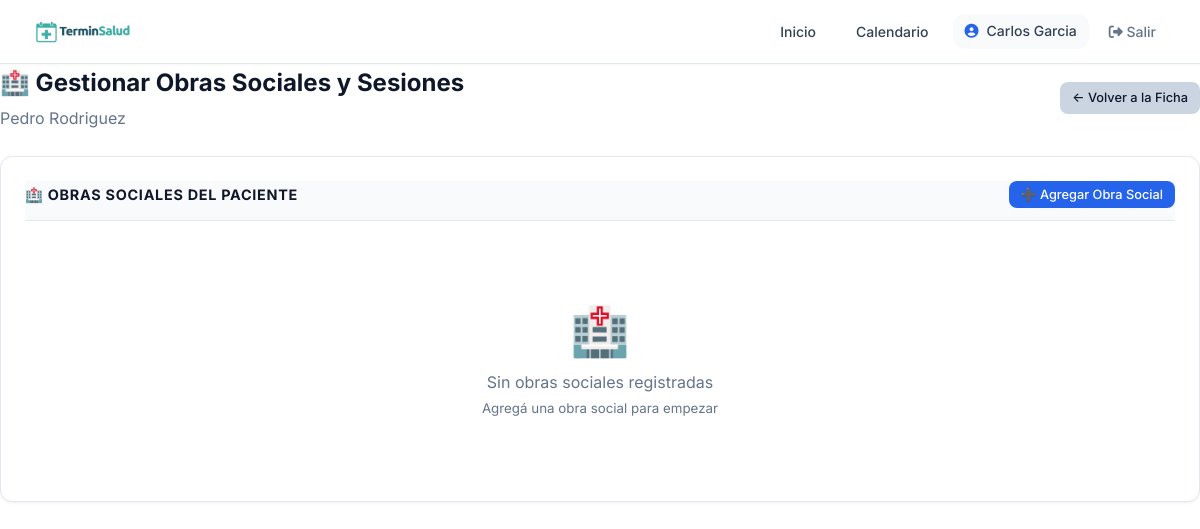
/pacientes/66/gestionar-obras-sociales/ (signed in), run on the app's committed database.
### usuarios/models.py (models this page shows, shortened)
class Usuario(AbstractUser):
    ROLES = [
        ('admin', 'Administrador'),
        ('profesional', 'Profesional'),
        ('secretaria', 'Secretaría'),
        ('paciente', 'Paciente'),
    ]
    rol = models.CharField(max_length=20, choices=ROLES, default='paciente')
    telefono = models.CharField(max_length=20, blank=True)
    establecimiento = models.ForeignKey(
    'establecimientos.Establecimiento',
    on_delete=models.SET_NULL,
    null=True,
    blank=True,
    verbose_name='Establecimiento'
)
    class Meta:
        verbose_name = 'Usuario'
        verbose_name_plural = 'Usuarios'

### pacientes/models.py (models this page shows, shortened)
class Paciente(Persona):
    GENEROS = [
        ('M', 'Masculino'),
        ('F', 'Femenino'),
        ('X', 'No binario'),
    ]
    usuario = models.OneToOneField(
        'usuarios.Usuario',
        on_delete=models.SET_NULL,
        null=True,
        blank=True,
        verbose_name='Usuario'
    )
    genero = models.CharField(max_length=1, choices=GENEROS, blank=True, verbose_name='Género')
    direccion = models.CharField(max_length=200, blank=True, verbose_name='Dirección')
    obra_social = models.ForeignKey(
        'obras_sociales.ObraSocial',
        on_delete=models.SET_NULL, null=True, blank=True,
        verbose_name='Obra Social'
    )
    numero_afiliado = models.CharField(max_length=50, blank=True, verbose_name='Número de Afiliado')
    plan_obra_social = models.ForeignKey(
        'obras_sociales.Plan',
        on_delete=models.SET_NULL, null=True, blank=True,
        verbose_name='Plan'
    )
    observaciones = models.TextField(blank=True, verbose_name='Observaciones')
    creado_por = models.ForeignKey(
        Profesional, null=True, blank=True, on_delete=models.SET_NULL,
        related_name='pacientes_creados'
    )
    establecimiento_creacion = models.ForeignKey(
    'establecimientos.Establecimiento',
    null=True,
    blank=True,
    on_delete=models.SET_NULL,
    related_name='pacientes_creados'
)
    contacto_emergencia_nombre = models.CharField(max_length=100, blank=True)
    contacto_emergencia_telefono = models.CharField(max_length=20, blank=True)
    class Meta:
        verbose_name = 'Paciente'
        verbose_name_plural = 'Pacientes'
        ordering = ['apellido', 'nombre']

### pacientes/views.py (the view, shortened to what this page needs)
# urls.py: path('<int:paciente_id>/gestionar-obras-sociales/', views.gestionar_obras_sociales, name='gestionar_obras_sociales'),
@login_required
def gestionar_obras_sociales(request, paciente_id):
    if request.user.rol not in ['profesional', 'secretaria']:
        messages.error(request, 'No tenés acceso.')
        return redirect('home')
    paciente = get_object_or_404(Paciente, id=paciente_id)
    if request.user.rol == 'profesional':
        profesional = get_object_or_404(Profesional, usuario=request.user)
    else:
        profesional = None
    if profesional:
        obras_sociales_disponibles = profesional.obras_sociales.filter(activo=True)
    else:
        obras_sociales_disponibles = ObraSocial.objects.filter(activo=True)
    if profesional:
        obras_sociales_paciente = paciente.mis_obras_sociales.filter(profesional=profesional)
    else:
        obras_sociales_paciente = paciente.mis_obras_sociales.all()
    context = {
        'paciente': paciente,
        'profesional': profesional,
        'obras_sociales_disponibles': obras_sociales_disponibles,
        'hoy': date.today(),
        'es_secretaria': request.user.rol == 'secretaria',
        'obras_sociales_paciente': obras_sociales_paciente,
    }
    return render(request, 'pacientes/gestionar_obras_sociales.html', context)

### core_app/context_processors.py (called while the page is built)
def cliente_global(request):
    cliente = None
    cliente_slug = request.resolver_match.kwargs.get('cliente_slug') if request.resolver_match else None
    if cliente_slug:
        cliente = ClienteSaaS.objects.filter(slug=cliente_slug, activo=True).first()
        if cliente:
            request.session['cliente_slug'] = cliente_slug
    else:
        slug_session = request.session.get('cliente_slug')
        if slug_session:
            cliente = ClienteSaaS.objects.filter(slug=slug_session, activo=True).first()
    return {'cliente': cliente}

### core_app/models.py (called while the page is built)
    @property
    def nombre_completo(self):
        return f"{self.nombre} {self.apellido}"

### pacientes/templates/pacientes/gestionar_obras_sociales.html (shortened to what this page needs)
{% extends 'core_app/base.html' %}
{% load static %}
{% block extra_css %}
    <link rel="stylesheet" href="{% static 'css/pages/pacientes_shared.css' %}">
{% endblock %}
{% block content %}
<div class="pacientes-container">
    <div class="flex-between mb-6">
        <div>
            <h1 style="font-size: 1.5rem; font-weight: 700; margin: 0;">🏥 Gestionar Obras Sociales y Sesiones</h1>
            <p style="color: var(--text-muted); margin-top: 4px;">{{ paciente.nombre_completo }}</p>
        </div>
        <a href="{% url 'ficha_paciente' paciente.id %}" class="btn btn-secondary btn-sm">← Volver a la Ficha</a>
    </div>
    <div class="paciente-card">
        <div class="paciente-card-header">
            <h3>🏥 Obras Sociales del Paciente</h3>
            <button class="btn btn-primary btn-sm" onclick="toggleFormOS()">➕ Agregar Obra Social</button>
        </div>
        <div style="padding: 16px;">
            {% if obras_sociales_paciente %}
            <div style="display: flex; flex-direction: column; gap: 12px;">
                {% for os_paciente in obras_sociales_paciente %}
                <div class="os-card {% if os_paciente.activa %}activa{% else %}inactiva{% endif %}">
                    <div style="flex: 1;">
                        <div style="display: flex; align-items: center; gap: 10px; margin-bottom: 6px; flex-wrap: wrap;">
                            <strong>{{ os_paciente.obra_social.nombre }}</strong>
                            <span class="sigla-badge">{{ os_paciente.obra_social.sigla }}</span>
                            {% if os_paciente.activa %}
                                <span class="badge badge-success">⭐ Activa</span>
                            {% else %}
                                <span class="badge badge-gray">📦 Inactiva</span>
                            {% endif %}
                        </div>
                        <div class="os-card-detalle">
                            <div class="detalle-item">
                                <span class="detalle-etiqueta">N° Afiliado:</span>
                                <span class="detalle-valor">{{ os_paciente.numero_afiliado|default:"—" }}</span>
                            </div>
                            <div class="detalle-item">
                                <span class="detalle-etiqueta">Plan:</span>
                                <span class="detalle-valor">{{ os_paciente.plan.nombre|default:"Básico" }}</span>
                            </div>
                            {% if os_paciente.profesional %}
                            <div class="detalle-item" style="grid-column: 1 / -1;">
                                <span class="detalle-etiqueta">Profesional:</span>
                                <span class="detalle-valor">{{ os_paciente.profesional.nombre_completo }}</span>
                            </div>
                            {% endif %}
                        </div>
                    </div>
                    <div style="display: flex; gap: 8px; align-items: center;">
                        <form method="POST" style="display: inline;">
                            {% csrf_token %}
                            <input type="hidden" name="accion" value="toggle_obra_social">
                            <input type="hidden" name="os_id" value="{{ os_paciente.id }}">
                            <button type="submit" class="btn btn-sm {% if os_paciente.activa %}btn-warning{% else %}btn-success{% endif %}">
                                {% if os_paciente.activa %}⏸️ Desactivar{% else %}▶️ Activar{% endif %}
                            </button>
                        </form>
                        <form method="POST" style="display: inline;" onsubmit="return confirm('¿Eliminar esta obra social?')">
                            {% csrf_token %}
                            <input type="hidden" name="accion" value="eliminar_obra_social">
                            <input type="hidden" name="os_id" value="{{ os_paciente.id }}">
                            <button type="submit" class="btn btn-danger btn-xs">🗑️</button>
                        </form>
                    </div>
                </div>
                {% endfor %}
            </div>
            {% else %}
            <div style="text-align: center; padding: 40px; color: var(--text-muted);">
                <p style="font-size: 3rem;">🏥</p>
                <p>Sin obras sociales registradas</p>
                <small>Agregá una obra social para empezar</small>
            </div>
            {% endif %}
        </div>
    </div>
</div>
{% endblock %}

### core_app/templates/core_app/base.html (shortened to what this page needs)
<!DOCTYPE html>
<html lang="es">
<head>
    <link rel="stylesheet" href="https://cdnjs.cloudflare.com/ajax/libs/font-awesome/6.4.0/css/all.min.css">
    {% load static %}
    <link rel="stylesheet" href="{% static 'css/core/base.css' %}">
    <link rel="stylesheet" href="{% static 'css/themes/default.css' %}" id="theme-css">
    <link rel="stylesheet" href="{% static 'css/core/layout.css' %}">
    <link rel="stylesheet" href="{% static 'css/core/components.css' %}">
    {% block extra_css %}{% endblock %}
</head>
<body>
    <nav class="navbar">
        <a href="{% url 'home' %}" class="navbar-brand">
            <img src="{% static 'img/TerminSalud.png' %}" alt="TerminSalud" class="logo-theme-light" height="30">
        </a>
        <ul class="navbar-nav">
            <li><a href="{% url 'home' %}" class="nav-link {% if request.resolver_match.url_name == 'home' %}active{% endif %}">Inicio</a></li>
            {% if user.is_authenticated %}
                {% if user.rol == 'profesional' %}
                    <li><a href="{% url 'calendario_semanal' %}" class="nav-link">Calendario</a></li>
                {% elif user.rol == 'secretaria' %}
                    <li><a href="{% url 'calendario_semanal' %}" class="nav-link">Calendario</a></li>
                {% endif %}
                <li>
                    <span class="nav-user">
                        <i class="fas fa-user-circle"></i>
                        {{ user.get_full_name|default:user.username }}
                    </span>
                </li>
                <li>
                    <form method="post" action="{% url 'logout' %}" style="display: inline;">
                        <button type="submit" class="btn-logout">
                            <i class="fas fa-sign-out-alt"></i> Salir
                        </button>
                    </form>
                </li>
            {% else %}
                <li><a href="{% url 'login' %}" class="btn btn-sm">Ingresar</a></li>
            {% endif %}
        </ul>
    </nav>
    <div class="container">
        {% block content %}{% endblock %}
    </div>
</body>
</html>

### static/css/core/base.css (style rules this page uses)
:root { --primary: #2563eb; --primary-dark: #1d4ed8; --primary-light: #dbeafe; --success: #059669; --success-light: #d1fae5; --warning: #d97706; --warning-light: #fef3c7; --danger: #dc2626; --danger-light: #fee2e2; --info: #0891b2; --info-light: #cffafe; --white: #ffffff; --gray-50: #f9fafb; --gray-100: #f3f4f6; --gray-200: #e5e7eb; --gray-300: #d1d5db; --gray-400: #9ca3af; --gray-500: #6b7280; --gray-600: #4b5563; --gray-700: #374151; --gray-800: #1f2937; --gray-900: #111827; --text-main: #1f2937; --text-secondary: #4b5563; --text-muted: #9ca3af; --bg-body: #ffffff; --bg-card: #ffffff; --bg-alt: #f8fafc; --border-color: #e5e7eb; --shadow-sm: 0 1px 2px 0 rgba(0, 0, 0, 0.05); --shadow: 0 1px 3px 0 rgba(0, 0, 0, 0.1), 0 1px 2px -1px rgba(0, 0, 0, 0.1); --shadow-md: 0 4px 6px -1px rgba(0, 0, 0, 0.1), 0 2px 4px -2px rgba(0, 0, 0, 0.1); --shadow-lg: 0 10px 15px -3px rgba(0, 0, 0, 0.1), 0 4px 6px -4px rgba(0, 0, 0, 0.1); --radius-sm: 6px; --radius: 8px; --radius-lg: 12px; --radius-xl: 16px; --radius-full: 9999px; --sacar-input-bg: #ffffff; --sacar-input-text: #1e293b; --sacar-input-border: #cbd5e1; --sacar-dia-bg: #ffffff; --sacar-dia-text: #1e293b; --sacar-dia-border: #e2e8f0; --sacar-dia-selected-bg: #eff6ff; --sacar-dia-selected-border: #3b82f6; --sacar-dia-selected-text: #1d4ed8; --sacar-consultorio-bg: #f0fdf4; --sacar-consultorio-text: #065f46; --sacar-consultorio-border: #bbf7d0; --diagnostic-bg: #f0fdf4; --diagnostic-text: #166534; --diagnostic-text-strong: #15803d; --medication-bg: #fef3c7; --medication-text: #78350f; --medication-text-strong: #92400e; --medication-text-muted: #92400e; --warning-bg: #fff3cd; --warning-border: #ffc107; --warning-text: #856404; }
* { margin: 0; padding: 0; box-sizing: border-box; }
body { font-family: 'Inter', -apple-system, BlinkMacSystemFont, 'Segoe UI', sans-serif; background-color: var(--bg-body); color: var(--text-main); line-height: 1.6; -webkit-font-smoothing: antialiased; }
a { color: var(--primary); text-decoration: none; }
img { max-width: 100%; height: auto; }
.mb-6 { margin-bottom: 24px; }
.flex-between { display: flex; justify-content: space-between; align-items: center; }
.logo-theme-light { display: inline-block !important; }
.navbar-brand { display: flex; align-items: center; gap: 10px; }
.navbar-brand .logo-theme-light, .navbar-brand .logo-theme-dark { max-height: 30px; }

### static/css/themes/default.css (style rules this page uses)
:root { --primary: var(--custom-primary, #2563eb); --primary-dark: var(--custom-primary-dark, #1d4ed8); --primary-light: #eff6ff; --success: #059669; --success-light: #ecfdf5; --warning: #d97706; --warning-light: #fffbeb; --danger: #dc2626; --danger-light: #fef2f2; --info: #0891b2; --info-light: #ecfeff; --text: var(--text-main); --bg-body: #ffffff; --bg-card: #ffffff; --bg-alt: #f8fafc; --text-main: #0f172a; --text-secondary: #334155; --text-muted: #64748b; --border-color: #e2e8f0; --navbar-bg: #ffffff; --navbar-border: #e2e8f0; --navbar-shadow: 0 1px 3px rgba(0,0,0,0.04); --navbar-brand-color: #0f172a; --navbar-link-color: #334155; --navbar-link-hover-bg: #eff6ff; --navbar-link-hover-color: var(--primary); --navbar-user-bg: #f8fafc; --navbar-user-color: #334155; --footer-bg: #0f172a; --footer-text: #94a3b8; --footer-border: rgba(255,255,255,0.1); --footer-heading-color: #ffffff; --footer-link-color: #93c5fd; --footer-link-hover-color: #bfdbfe; --whatsapp-bg: #25D366; --whatsapp-color: #ffffff; --hero-btn-bg: #ffffff; --hero-btn-color: #0f172a; --tag-bg: #d1fae5; --tag-color: #065f46; --tag-os-bg: #ede9fe; --tag-os-color: #5b21b6; --white: #ffffff; --gray-50: #f8fafc; --gray-100: #f1f5f9; --gray-200: #e2e8f0; --gray-300: #cbd5e1; --gray-400: #94a3b8; --gray-500: #64748b; --gray-600: #475569; --gray-700: #334155; --gray-800: #1e293b; --gray-900: #0f172a; --shadow-sm: 0 1px 2px rgba(0,0,0,0.04); --shadow: 0 1px 3px rgba(0,0,0,0.06); --shadow-md: 0 4px 6px rgba(0,0,0,0.06); --shadow-lg: 0 10px 15px rgba(0,0,0,0.08); }
:root { --primary: var(--custom-primary, #2563eb); --primary-dark: var(--custom-primary-dark, #1d4ed8); }

### data on the page
Usuario: get_full_name "Carlos Garcia"
Paciente: nombre_completo "Pedro Rodriguez"
